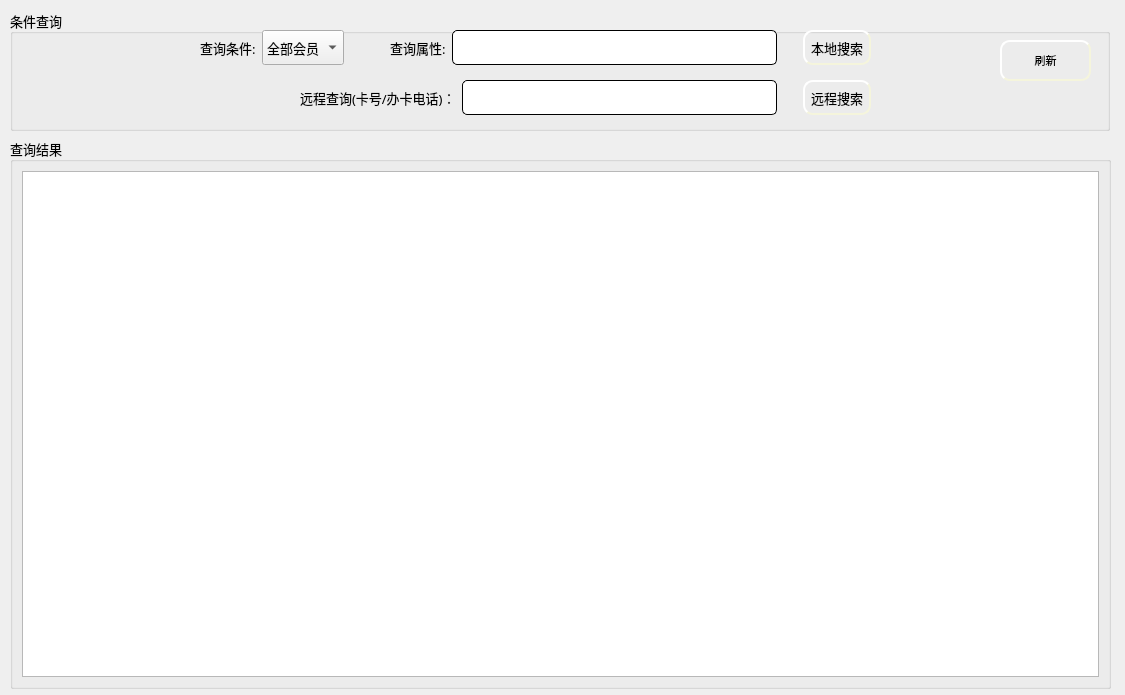
<?xml version="1.0" encoding="UTF-8"?>
<ui version="4.0">
 <class>MemberInfo</class>
 <widget class="QWidget" name="MemberInfo">
  <property name="geometry">
   <rect>
    <x>0</x>
    <y>0</y>
    <width>1125</width>
    <height>695</height>
   </rect>
  </property>
  <property name="windowTitle">
   <string>Form</string>
  </property>
  <widget class="QGroupBox" name="groupBox_2">
   <property name="geometry">
    <rect>
     <x>10</x>
     <y>138</y>
     <width>1101</width>
     <height>551</height>
    </rect>
   </property>
   <property name="font">
    <font>
     <family>楷体</family>
     <pointsize>10</pointsize>
    </font>
   </property>
   <property name="title">
    <string>查询结果</string>
   </property>
   <layout class="QGridLayout" name="gridLayout_2">
    <item row="0" column="0">
     <widget class="QTableWidget" name="tableWidget"/>
    </item>
   </layout>
  </widget>
  <widget class="QGroupBox" name="groupBox">
   <property name="geometry">
    <rect>
     <x>10</x>
     <y>10</y>
     <width>1100</width>
     <height>121</height>
    </rect>
   </property>
   <property name="font">
    <font>
     <family>楷体</family>
     <pointsize>10</pointsize>
    </font>
   </property>
   <property name="title">
    <string>条件查询</string>
   </property>
   <widget class="QWidget" name="layoutWidget_6">
    <property name="geometry">
     <rect>
      <x>190</x>
      <y>20</y>
      <width>671</width>
      <height>35</height>
     </rect>
    </property>
    <layout class="QGridLayout" name="gridLayout">
     <item row="0" column="0">
      <widget class="QLabel" name="label">
       <property name="text">
        <string>查询条件:</string>
       </property>
      </widget>
     </item>
     <item row="0" column="5">
      <spacer name="horizontalSpacer">
       <property name="orientation">
        <enum>Qt::Horizontal</enum>
       </property>
       <property name="sizeType">
        <enum>QSizePolicy::Fixed</enum>
       </property>
       <property name="sizeHint" stdset="0">
        <size>
         <width>20</width>
         <height>20</height>
        </size>
       </property>
      </spacer>
     </item>
     <item row="0" column="3">
      <widget class="QLabel" name="label_2">
       <property name="text">
        <string>查询属性:</string>
       </property>
      </widget>
     </item>
     <item row="0" column="1">
      <widget class="QComboBox" name="comboBox">
       <property name="sizePolicy">
        <sizepolicy hsizetype="Preferred" vsizetype="Preferred">
         <horstretch>0</horstretch>
         <verstretch>0</verstretch>
        </sizepolicy>
       </property>
       <item>
        <property name="text">
         <string>全部会员</string>
        </property>
       </item>
       <item>
        <property name="text">
         <string>会员卡号</string>
        </property>
       </item>
       <item>
        <property name="text">
         <string>会员人名</string>
        </property>
       </item>
       <item>
        <property name="text">
         <string>手机号</string>
        </property>
       </item>
      </widget>
     </item>
     <item row="0" column="4">
      <widget class="QLineEdit" name="le_select">
       <property name="enabled">
        <bool>false</bool>
       </property>
       <property name="sizePolicy">
        <sizepolicy hsizetype="Expanding" vsizetype="Preferred">
         <horstretch>0</horstretch>
         <verstretch>0</verstretch>
        </sizepolicy>
       </property>
       <property name="styleSheet">
        <string notr="true">QLineEdit{
    border-style: outset;
    border-width: 1px;
    border-radius: 5px;

    min-width: 5em;
    padding: 6px;
}</string>
       </property>
      </widget>
     </item>
     <item row="0" column="6">
      <widget class="QPushButton" name="pb_select">
       <property name="sizePolicy">
        <sizepolicy hsizetype="Minimum" vsizetype="Preferred">
         <horstretch>0</horstretch>
         <verstretch>0</verstretch>
        </sizepolicy>
       </property>
       <property name="styleSheet">
        <string notr="true">QPushButton{
	background-image: url(:/ico/pb1.jpg);
    border-style: outset;
    border-width: 2px;
    border-radius: 10px;
    border-color: beige;
    min-width: 5em;
    padding: 6px;
}
QPushButton:hover
{
	
	background-image: url(:/ico/pb.jpg);
    border-style: inset;
}

QPushButton:pressed{
	
	background-image: url(:/ico/pb2.jpg);
    border-style: inset;
}


</string>
       </property>
       <property name="text">
        <string>本地搜索</string>
       </property>
      </widget>
     </item>
     <item row="0" column="2">
      <spacer name="horizontalSpacer_2">
       <property name="orientation">
        <enum>Qt::Horizontal</enum>
       </property>
       <property name="sizeType">
        <enum>QSizePolicy::Fixed</enum>
       </property>
       <property name="sizeHint" stdset="0">
        <size>
         <width>40</width>
         <height>20</height>
        </size>
       </property>
      </spacer>
     </item>
    </layout>
   </widget>
   <widget class="QPushButton" name="pb_break">
    <property name="geometry">
     <rect>
      <x>990</x>
      <y>30</y>
      <width>91</width>
      <height>41</height>
     </rect>
    </property>
    <property name="font">
     <font>
      <pointsize>8</pointsize>
     </font>
    </property>
    <property name="styleSheet">
     <string notr="true">QPushButton{
	background-image: url(:/ico/pb1.jpg);
    border-style: outset;
    border-width: 2px;
    border-radius: 10px;
    border-color: beige;
    min-width: 5em;
    padding: 6px;
}
QPushButton:hover
{
	
	background-image: url(:/ico/pb.jpg);
    border-style: inset;
}

QPushButton:pressed{
	
	background-image: url(:/ico/pb2.jpg);
    border-style: inset;
}


</string>
    </property>
    <property name="text">
     <string>刷新</string>
    </property>
   </widget>
   <widget class="QWidget" name="layoutWidget">
    <property name="geometry">
     <rect>
      <x>290</x>
      <y>70</y>
      <width>571</width>
      <height>35</height>
     </rect>
    </property>
    <layout class="QGridLayout" name="gridLayout_3">
     <item row="0" column="3">
      <widget class="QPushButton" name="pb_yselect">
       <property name="sizePolicy">
        <sizepolicy hsizetype="Minimum" vsizetype="Preferred">
         <horstretch>0</horstretch>
         <verstretch>0</verstretch>
        </sizepolicy>
       </property>
       <property name="styleSheet">
        <string notr="true">QPushButton{
	background-image: url(:/ico/pb1.jpg);
    border-style: outset;
    border-width: 2px;
    border-radius: 10px;
    border-color: beige;
    min-width: 5em;
    padding: 6px;
}
QPushButton:hover
{
	
	background-image: url(:/ico/pb.jpg);
    border-style: inset;
}

QPushButton:pressed{
	
	background-image: url(:/ico/pb2.jpg);
    border-style: inset;
}


</string>
       </property>
       <property name="text">
        <string>远程搜索</string>
       </property>
      </widget>
     </item>
     <item row="0" column="0">
      <widget class="QLabel" name="label_3">
       <property name="text">
        <string>远程查询(卡号/办卡电话)：</string>
       </property>
      </widget>
     </item>
     <item row="0" column="1">
      <widget class="QLineEdit" name="le_yselect">
       <property name="sizePolicy">
        <sizepolicy hsizetype="Expanding" vsizetype="Preferred">
         <horstretch>0</horstretch>
         <verstretch>0</verstretch>
        </sizepolicy>
       </property>
       <property name="styleSheet">
        <string notr="true">QLineEdit{
    border-style: outset;
    border-width: 1px;
    border-radius: 5px;

    min-width: 5em;
    padding: 6px;
}</string>
       </property>
      </widget>
     </item>
     <item row="0" column="2">
      <spacer name="horizontalSpacer_3">
       <property name="orientation">
        <enum>Qt::Horizontal</enum>
       </property>
       <property name="sizeType">
        <enum>QSizePolicy::Fixed</enum>
       </property>
       <property name="sizeHint" stdset="0">
        <size>
         <width>20</width>
         <height>20</height>
        </size>
       </property>
      </spacer>
     </item>
    </layout>
   </widget>
  </widget>
 </widget>
 <resources/>
 <connections/>
</ui>
